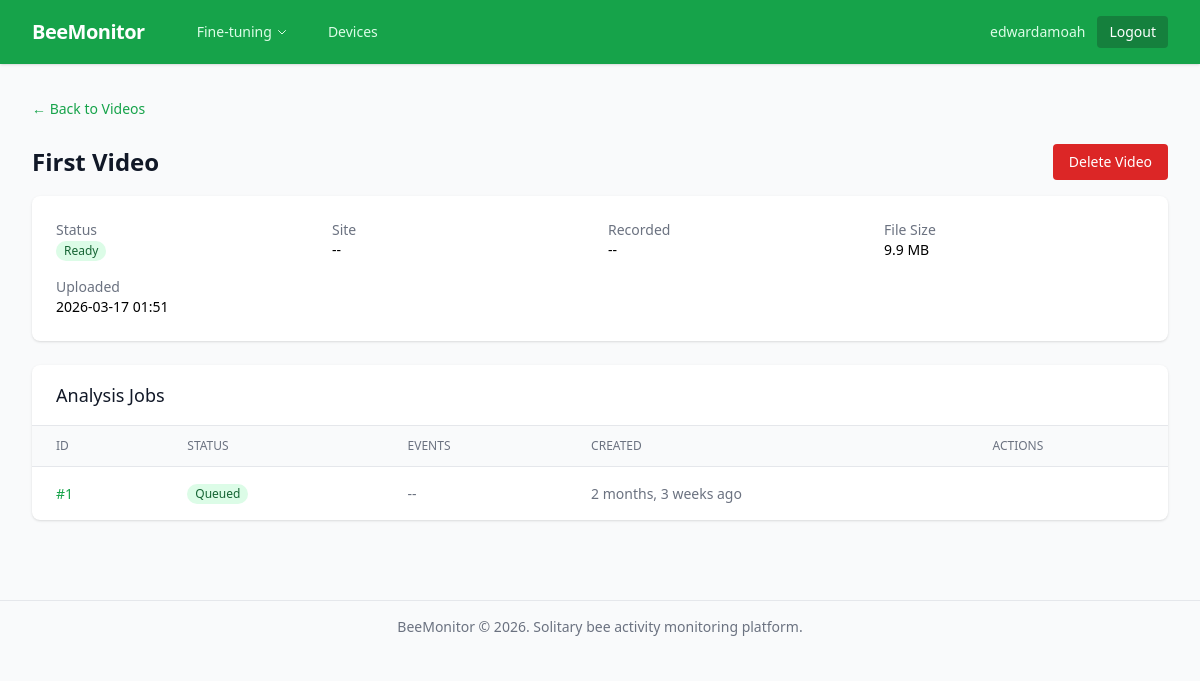
The page /videos/1/ (signed in) on the database its author committed.
### apps/videos/models.py (models this page shows, shortened)
class Video(models.Model):
    class Status(models.TextChoices):
        UPLOADING = "uploading", "Uploading"
        READY = "ready", "Ready"
        PROCESSING = "processing", "Processing"
        ARCHIVED = "archived", "Archived"
    user = models.ForeignKey(
        settings.AUTH_USER_MODEL,
        on_delete=models.CASCADE,
        related_name="videos",
    )
    source = models.ForeignKey(
        "sources.DataSource",
        on_delete=models.SET_NULL,
        null=True,
        blank=True,
        related_name="videos",
    )
    device = models.ForeignKey(
        "devices.Device",
        on_delete=models.SET_NULL,
        null=True,
        blank=True,
        related_name="videos",
    )
    title = models.CharField(max_length=300)
    storage_key = models.CharField(max_length=500)
    file_size_bytes = models.BigIntegerField()
    duration_seconds = models.FloatField(null=True, blank=True)
    resolution = models.CharField(max_length=20, blank=True)
    fps = models.FloatField(null=True, blank=True)
    uploaded_at = models.DateTimeField(auto_now_add=True)
    status = models.CharField(
        max_length=20,
        choices=Status.choices,
        default=Status.UPLOADING,
    )
    metadata = models.JSONField(default=dict, blank=True)
    recorded_at = models.DateTimeField(null=True, blank=True, help_text="When the video was recorded")
    site_name = models.CharField(max_length=200, blank=True, help_text="Field site name")
    year = models.IntegerField(null=True, blank=True)
    month = models.IntegerField(null=True, blank=True)
    day = models.IntegerField(null=True, blank=True)
    hour = models.IntegerField(null=True, blank=True)
    device_delete_requested = models.BooleanField(default=False)
    device_deleted_at = models.DateTimeField(null=True, blank=True)
    class Meta:
        ordering = ["-uploaded_at"]

### apps/analysis/models.py (models this page shows, shortened)
class Job(models.Model):
    class Status(models.TextChoices):
        QUEUED = "queued", "Queued"
        INGESTING = "ingesting", "Ingesting"
        PROCESSING = "processing", "Processing"
        POST_PROCESSING = "post_processing", "Post-Processing"
        COMPLETED = "completed", "Completed"
        FAILED = "failed", "Failed"
        CANCELLED = "cancelled", "Cancelled"
    class GpuTier(models.TextChoices):
        T4 = "T4", "T4 (Budget)"
        L4 = "L4", "L4 (Standard)"
        A10G = "A10G", "A10G (Fast)"
        L40S = "L40S", "L40S (Faster)"
        A100 = "A100", "A100 (Fastest)"
    user = models.ForeignKey(
        settings.AUTH_USER_MODEL,
        on_delete=models.CASCADE,
        related_name="jobs",
    )
    video = models.ForeignKey(
        "videos.Video",
        on_delete=models.CASCADE,
        related_name="jobs",
    )
    modal_job_id = models.CharField(max_length=100, unique=True, blank=True)
    modal_call_id = models.CharField(max_length=200, blank=True, help_text="Modal FunctionCall ID for async polling")
    status = models.CharField(
        max_length=20,
        choices=Status.choices,
        default=Status.QUEUED,
    )
    config = models.JSONField(default=dict, blank=True)
    config_hash = models.CharField(max_length=32, blank=True, db_index=True,
                                   help_text="SHA256 hash for deduplication")
    gpu_tier = models.CharField(max_length=10, choices=GpuTier.choices, default=GpuTier.A10G)
    progress_pct = models.IntegerField(default=0)
    started_at = models.DateTimeField(null=True, blank=True)
    completed_at = models.DateTimeField(null=True, blank=True)
    error_message = models.TextField(blank=True)
    execution_seconds = models.FloatField(null=True, blank=True, help_text="Actual GPU seconds consumed")
    compute_cost_usd = models.DecimalField(
        max_digits=8,
        decimal_places=4,
        null=True,
        blank=True,
    )
    created_at = models.DateTimeField(auto_now_add=True)
    class Meta:
        ordering = ["-created_at"]

### apps/videos/views.py (the view)
# urls.py: path("<int:pk>/", views.VideoDetailView.as_view(), name="detail"),
class VideoDetailView(LoginRequiredMixin, DetailView):
    template_name = "videos/detail.html"
    context_object_name = "video"
    def get_queryset(self):
        u = self.request.user
        return Video.objects.filter(
            Q(user=u) | Q(device__shares__user=u)
        ).distinct()
    def get_context_data(self, **kwargs):
        ctx = super().get_context_data(**kwargs)
        video = self.object
        ctx["is_owner"] = video.user_id == self.request.user.id
        blob_path = video.storage_key
        if blob_path and not blob_path.startswith("s3://"):
            try:
                from config.storage import get_s3_client
                ctx["video_url"] = get_s3_client().generate_presigned_url(
                    "raw-videos", blob_path,
                )
            except Exception as e:
                logger.error("Failed to presign video URL: %s", e)
        return ctx

### apps/videos/templatetags/video_filters.py (called while the page is built)
@register.filter
def sanitize_name(value):
    if not value:
        return value
    return _NATALIES_RE.sub("SiteA", str(value))

### config/storage.py (called while the page is built)
def _build_config() -> S3Config:
    return S3Config(
        region=settings.AWS_REGION,
        raw_videos_bucket=settings.AWS_S3_BUCKET_RAW_VIDEOS,
        processed_bucket=settings.AWS_S3_BUCKET_PROCESSED,
        models_bucket=settings.AWS_S3_BUCKET_MODELS,
        user_configs_bucket=settings.AWS_S3_BUCKET_USER_CONFIGS,
    )

@lru_cache(maxsize=1)
def get_s3_client() -> S3StorageClient:
    return S3StorageClient(_build_config())

### apps/videos/templates/videos/detail.html (shortened to what this page needs)
{% extends "base.html" %}
{% load video_filters %}
{% block content %}
<div class="mb-6">
  <a href="{% url 'videos:list' %}" class="text-sm text-amber-600 hover:underline">&larr; Back to Videos</a>
</div>
<div class="flex justify-between items-center mb-4">
  <h1 class="text-2xl font-bold text-gray-900">{{ video.title|sanitize_name }}</h1>
  {% if is_owner %}
  <form method="post" action="{% url 'videos:delete' video.pk %}" onsubmit="return confirm('Delete this video and all its analysis data? This cannot be undone.');">
    <button type="submit" class="bg-red-600 hover:bg-red-700 text-white px-4 py-2 rounded text-sm font-medium">
      Delete Video
    </button>
  </form>
  {% else %}
  <span class="inline-flex px-2 py-0.5 text-xs font-medium rounded-full bg-gray-100 text-gray-600">Shared · view only</span>
  {% endif %}
</div>
<div class="bg-white shadow rounded-lg p-6 mb-6">
  <div class="grid grid-cols-2 sm:grid-cols-3 lg:grid-cols-4 gap-4 text-sm">
    <div>
      <p class="text-gray-500">Status</p>
      <p class="font-medium">
        <span class="inline-flex px-2 py-0.5 text-xs font-medium rounded-full
          {% if video.status == 'ready' %}bg-green-100 text-green-800
          {% elif video.status == 'processing' %}bg-amber-100 text-amber-800
          {% else %}bg-gray-100 text-gray-800{% endif %}">
          {{ video.get_status_display }}
        </span>
      </p>
    </div>
    <div>
      <p class="text-gray-500">Site</p>
      <p class="font-medium">{{ video.site_name|sanitize_name|default:"--" }}</p>
    </div>
    <div>
      <p class="text-gray-500">Recorded</p>
      <p class="font-medium">{% if video.recorded_at %}{{ video.recorded_at|date:"Y-m-d H:i" }}{% else %}--{% endif %}</p>
    </div>
    <div>
      <p class="text-gray-500">File Size</p>
      <p class="font-medium">{{ video.file_size_bytes|filesizeformat }}</p>
    </div>
    <div>
      <p class="text-gray-500">Uploaded</p>
      <p class="font-medium">{{ video.uploaded_at|date:"Y-m-d H:i" }}</p>
    </div>
  </div>
</div>
<div class="bg-white shadow rounded-lg">
  <div class="px-6 py-4 border-b border-gray-200">
    <h2 class="text-lg font-medium text-gray-900">Analysis Jobs</h2>
  </div>
  {% if video.jobs.all %}
  <table class="min-w-full divide-y divide-gray-200">
    <thead class="bg-gray-50">
      <tr>
        <th class="px-6 py-3 text-left text-xs font-medium text-gray-500 uppercase">ID</th>
        <th class="px-6 py-3 text-left text-xs font-medium text-gray-500 uppercase">Status</th>
        <th class="px-6 py-3 text-left text-xs font-medium text-gray-500 uppercase">Events</th>
        <th class="px-6 py-3 text-left text-xs font-medium text-gray-500 uppercase">Created</th>
        <th class="px-6 py-3 text-left text-xs font-medium text-gray-500 uppercase">Actions</th>
      </tr>
    </thead>
    <tbody class="divide-y divide-gray-200">
      {% for job in video.jobs.all %}
      <tr>
        <td class="px-6 py-4 text-sm"><a href="{% url 'analysis:detail' job.pk %}" class="text-amber-600 hover:underline">#{{ job.pk }}</a></td>
        <td class="px-6 py-4 text-sm">
          <span class="inline-flex px-2 py-0.5 text-xs font-medium rounded-full
            {% if job.status == 'completed' %}bg-green-100 text-green-800
            {% elif job.status == 'failed' %}bg-red-100 text-red-800
            {% elif job.status == 'processing' %}bg-blue-100 text-blue-800
            {% else %}bg-amber-100 text-amber-800{% endif %}">
            {{ job.get_status_display }}
          </span>
        </td>
        <td class="px-6 py-4 text-sm text-gray-500">
          {% if job.status == 'completed' %}
            {% with r=job.result %}{% if r %}{{ r.total_events }}{% else %}--{% endif %}{% endwith %}
          {% else %}--{% endif %}
        </td>
        <td class="px-6 py-4 text-sm text-gray-500">{{ job.created_at|timesince }} ago</td>
        <td class="px-6 py-4 text-sm">
        </td>
      </tr>
      {% endfor %}
    </tbody>
  </table>
  {% else %}
  <p class="px-6 py-8 text-sm text-gray-500 text-center">No analysis jobs for this video.</p>
  {% endif %}
</div>
{% endblock %}

### templates/base.html (shortened to what this page needs)
<!DOCTYPE html>
<html lang="en" class="h-full bg-gray-50">
<head>
  <script src="https://cdn.tailwindcss.com"></script>
</head>
<body class="h-full">
  {% include "components/navbar.html" %}
  <main class="max-w-7xl mx-auto px-4 sm:px-6 lg:px-8 py-8">
    {% block content %}{% endblock %}
  </main>
  <footer class="border-t border-gray-200 mt-12">
    <div class="max-w-7xl mx-auto px-4 sm:px-6 lg:px-8 py-4 text-center text-sm text-gray-500">
      BeeMonitor &copy; 2026. Solitary bee activity monitoring platform.
    </div>
  </footer>
</body>
</html>

### templates/components/navbar.html (shortened to what this page needs)
<nav class="bg-amber-600 shadow" x-data="{ open: false }">
  <div class="max-w-7xl mx-auto px-4 sm:px-6 lg:px-8">
    <div class="flex justify-between h-16">
      <div class="flex items-center">
        <a href="{% url 'analysis:analytics' %}" class="flex items-center">
          <span class="text-white text-xl font-bold tracking-tight">BeeMonitor</span>
        </a>
        <div class="hidden md:flex md:ml-10 md:space-x-4 md:items-center">
          <div class="relative" x-data="{ ft: false }" @click.away="ft = false">
            <button @click="ft = !ft"
                    class="text-amber-100 hover:text-white px-3 py-2 rounded-md text-sm font-medium inline-flex items-center gap-1">
              Fine-tuning
              <svg class="h-3 w-3" fill="none" viewBox="0 0 24 24" stroke="currentColor"><path stroke-linecap="round" stroke-linejoin="round" stroke-width="2" d="M19 9l-7 7-7-7"/></svg>
            </button>
          </div>
          <a href="{% url 'devices:list' %}" class="text-amber-100 hover:text-white px-3 py-2 rounded-md text-sm font-medium">Devices</a>
        </div>
      </div>
      <div class="hidden md:flex md:items-center md:space-x-3">
        {% if user.is_authenticated %}
        <a href="{% url 'accounts:usage' %}" class="text-amber-100 hover:text-white text-sm" title="Account &amp; settings">{{ user.username }}</a>
        <form method="post" action="{% url 'accounts:logout' %}" class="inline">{% csrf_token %}<button type="submit" class="bg-amber-700 hover:bg-amber-800 text-white px-3 py-1.5 rounded text-sm">Logout</button></form>
        {% else %}
        <a href="{% url 'accounts:login' %}" class="text-amber-100 hover:text-white px-3 py-2 text-sm font-medium">Login</a>
        <a href="{% url 'accounts:register' %}" class="bg-white text-amber-700 hover:bg-amber-50 px-3 py-1.5 rounded text-sm font-medium">Register</a>
        {% endif %}
      </div>
    </div>
  </div>
</nav>

### rows shown on the page
Video: title|sanitize_name "First Video", status "Ready", site_name|sanitize_name "--", file_size_bytes|filesizeformat "9.9 MB", uploaded_at "2026-03-17 01:51"
Job: pk "1", status "Queued", created_at "2 months, 3 weeks"

### other values the page prints
{{ user.username }} "edwardamoah"
